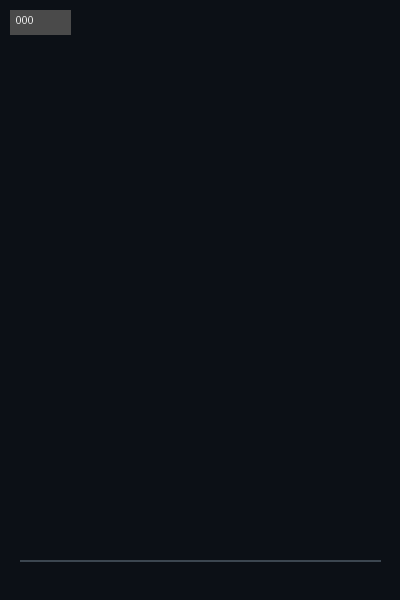
#> input picture spikes/flipbook-scrub/frames/frame-000.png, 400 x 600 px; its folder holds 4 pictures in this run
$ python strip-png-pil.py
#> lines starting #> are read from the running program, lines starting #| are printed output that depends on the picture
#!/usr/bin/env python
"""
Strip-PNG (1xN) measurement for ASSEMBLE and FLYTHROUGH specifically, both
no-logo and approved-logo states. Not part of the shipping pipeline - a
one-off measurement helper, same status as to-webp.py.

Why PIL and not the browser canvas pipeline used for every other cell in
this experiment (measure-format-layout.js): measured directly that this
Playwright/Chromium build silently fails to rasterize a canvas wider than
somewhere between 65535px and 76800px (canvas.toDataURL returns the empty
"data:," sentinel, no exception). ASSEMBLE's strip width (96*800=76800) and
FLYTHROUGH's (72*1200=86400) both exceed that; the other four archetypes'
strip widths (28800-57600) do not, and were measured via the real
screenshot-based canvas pipeline instead (see measure-format-layout.js).

This means the ASSEMBLE/FLYTHROUGH strip-PNG numbers below use a DIFFERENT
PNG encoder (Pillow's, not Chromium/Skia's) than every other cell in this
experiment. To make that gap honest rather than silently assumed
negligible, this script also re-encodes TRANSFORM's strip (which the
browser pipeline already measured directly) via Pillow, so the two methods'
byte counts can be directly compared on shared content - the resulting
ratio is the calibration factor to apply, as a disclosed error bar, to the
ASSEMBLE/FLYTHROUGH numbers.
"""
import os
import sys
import glob
import json
from PIL import Image

BASE = os.path.join(os.path.dirname(__file__), "cost-study")

def build_strip(frames_dir, out_path):
    frame_files = sorted(glob.glob(os.path.join(frames_dir, "frame-*.png")))
    if not frame_files:
        raise RuntimeError(f"no frames found in {frames_dir}")
    images = [Image.open(f) for f in frame_files]
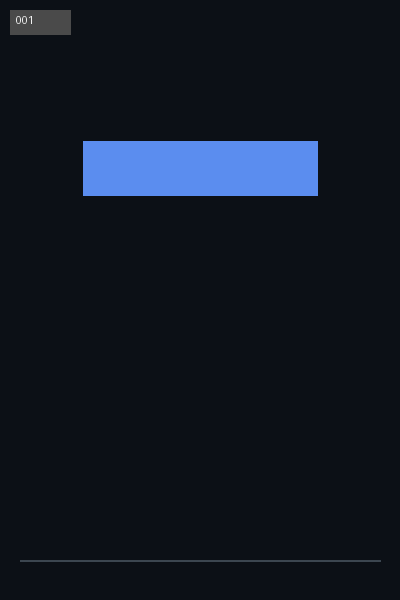
#> input picture spikes/flipbook-scrub/frames/frame-001.png, 400 x 600 px
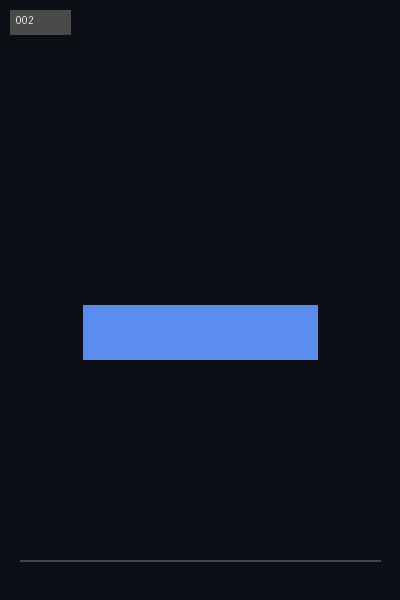
#> input picture spikes/flipbook-scrub/frames/frame-002.png, 400 x 600 px
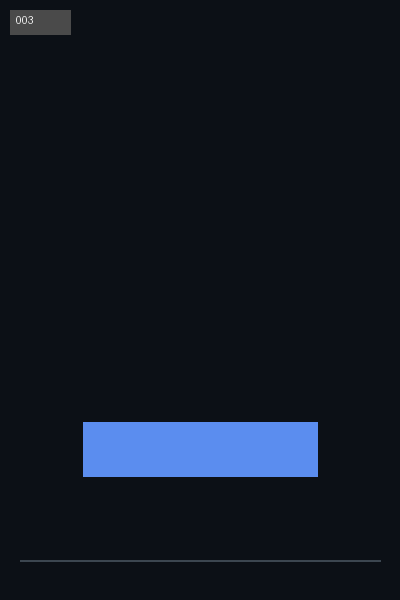
#> input picture spikes/flipbook-scrub/frames/frame-003.png, 400 x 600 px
#> images = 4 items
    w, h = images[0].size
#> w = 400; h = 600
    sheet = Image.new(images[0].mode, (w * len(images), h))
#> sheet: PIL image 1600x600 RGBA; every value is 0
    for i, im in enumerate(images):
        sheet.paste(im, (i * w, 0))
#> this loop made 4 passes
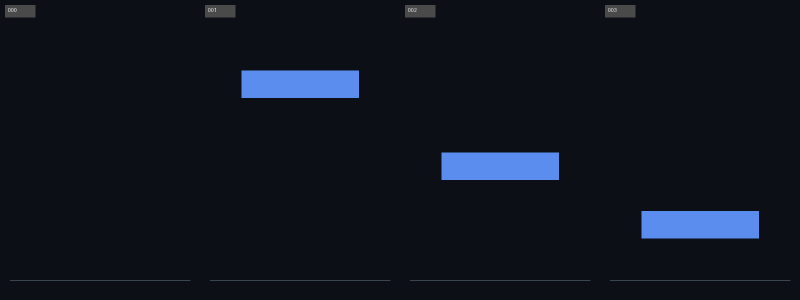
#> sheet: PIL image 1600x600 RGBA (shown at 1/2 size); mean R, G, B, A 15.3, 21.2, 30.8, 254.5; transparent parts drawn white
    # Match Chromium's canvas PNG encoder defaults as closely as Pillow allows:
    # compress_level 6 (zlib default, what Skia's screenshot encoder uses),
    # not Pillow's own default of 6 either - explicit for clarity, not a guess.
    sheet.save(out_path, "PNG", compress_level=6)
    return os.path.getsize(out_path), w * len(images), h

def main():
    targets = [
        ("assemble", "no-logo"), ("assemble-approved", "approved-logo"),
        ("flythrough", "no-logo"), ("flythrough-approved", "approved-logo"),
        # calibration: TRANSFORM's strip was already measured via the real
        # browser screenshot pipeline (123.5KB no-logo, 173.9KB approved) -
        # re-measure the identical frames via Pillow to get the encoder gap.
        ("transform", "no-logo_CALIBRATION"), ("transform-approved", "approved-logo_CALIBRATION"),
    ]
    results = []
    for dir_name, label in targets:
        frames_dir = os.path.join(BASE, dir_name, "frames")
        out_path = os.path.join(BASE, dir_name, "_strip_pil_tmp.png")
        bytes_, w, h = build_strip(frames_dir, out_path)
#> bytes_ = 6179; w = 1600; h = 600
        os.remove(out_path)
        row = {"dir": dir_name, "label": label, "bytes": bytes_, "width": w, "height": h}
#> row = {'dir': 'assemble', 'label': 'no-logo', 'bytes': 6179, 'width': 1600, 'height': 600}
        results.append(row)
        print(f"{dir_name:22s} {label:28s} {bytes_/1024:9.1f} KB  ({w}x{h})")
#| assemble               no-logo                            6.0 KB  (1600x600)

    with open(os.path.join(BASE, "strip-png-pil-results.json"), "w") as f:
        json.dump(results, f, indent=2)

if __name__ == "__main__":
    main()
